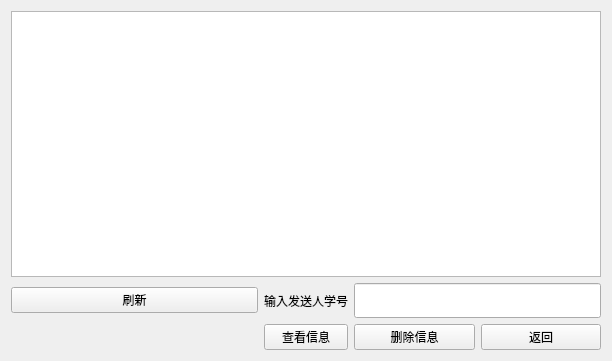
<?xml version="1.0" encoding="UTF-8"?>
<ui version="4.0">
 <class>message</class>
 <widget class="QWidget" name="message">
  <property name="geometry">
   <rect>
    <x>0</x>
    <y>0</y>
    <width>612</width>
    <height>361</height>
   </rect>
  </property>
  <property name="windowTitle">
   <string>Form</string>
  </property>
  <property name="styleSheet">
   <string notr="true">
	</string>
  </property>
  <layout class="QGridLayout" name="gridLayout">
   <item row="0" column="0">
    <widget class="QTableWidget" name="tableWidget">
     <property name="styleSheet">
      <string notr="true">font: 12pt &quot;Arial&quot;;</string>
     </property>
    </widget>
   </item>
   <item row="1" column="0">
    <layout class="QGridLayout" name="gridLayout_3">
     <item row="1" column="0">
      <spacer name="horizontalSpacer_3">
       <property name="orientation">
        <enum>Qt::Horizontal</enum>
       </property>
       <property name="sizeHint" stdset="0">
        <size>
         <width>40</width>
         <height>20</height>
        </size>
       </property>
      </spacer>
     </item>
     <item row="0" column="2">
      <widget class="QLineEdit" name="idLineEdit">
       <property name="minimumSize">
        <size>
         <width>35</width>
         <height>35</height>
        </size>
       </property>
       <property name="styleSheet">
        <string notr="true">font: 12pt &quot;Arial&quot;;</string>
       </property>
      </widget>
     </item>
     <item row="1" column="2">
      <layout class="QGridLayout" name="gridLayout_2">
       <item row="0" column="0">
        <widget class="QPushButton" name="deletemess">
         <property name="styleSheet">
          <string notr="true">font: 12pt &quot;Arial&quot;;</string>
         </property>
         <property name="text">
          <string>删除信息</string>
         </property>
        </widget>
       </item>
       <item row="0" column="1">
        <widget class="QPushButton" name="backButton">
         <property name="styleSheet">
          <string notr="true">font: 12pt &quot;Arial&quot;;</string>
         </property>
         <property name="text">
          <string>返回</string>
         </property>
        </widget>
       </item>
      </layout>
     </item>
     <item row="0" column="1">
      <widget class="QLabel" name="label">
       <property name="styleSheet">
        <string notr="true">font: 12pt &quot;Arial&quot;;</string>
       </property>
       <property name="text">
        <string>输入发送人学号</string>
       </property>
      </widget>
     </item>
     <item row="1" column="1">
      <widget class="QPushButton" name="lookmessage">
       <property name="styleSheet">
        <string notr="true">font: 12pt &quot;Arial&quot;;</string>
       </property>
       <property name="text">
        <string>查看信息</string>
       </property>
      </widget>
     </item>
     <item row="0" column="0">
      <widget class="QPushButton" name="seeAllButton">
       <property name="text">
        <string>刷新</string>
       </property>
      </widget>
     </item>
    </layout>
   </item>
  </layout>
 </widget>
 <resources/>
 <connections/>
</ui>
